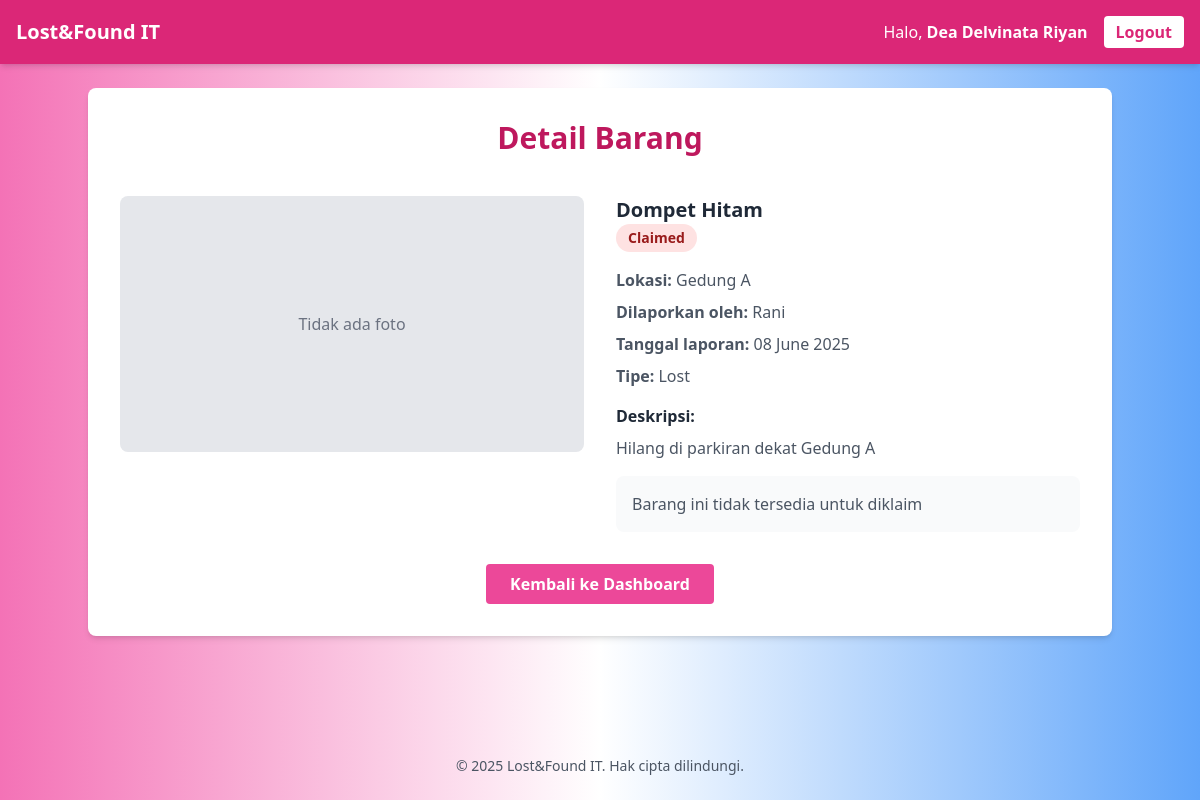
The app's page /item_detail.php?id=1 (signed in) with its own data.
### tables this page shows
CREATE TABLE `items` (
  `item_id` int(11) NOT NULL AUTO_INCREMENT,
  `user_id` int(11) NOT NULL,
  `title` varchar(100) NOT NULL,
  `description` text DEFAULT NULL,
  `type` enum('lost','found') NOT NULL,
  `photo` varchar(255) DEFAULT NULL,
  `location` varchar(100) DEFAULT NULL,
  `date_reported` date DEFAULT (CURRENT_DATE),
  `status` enum('available','claimed') DEFAULT 'available',
  PRIMARY KEY (`item_id`),
  KEY `user_id` (`user_id`),
  CONSTRAINT `items_ibfk_1` FOREIGN KEY (`user_id`) REFERENCES `users` (`user_id`)
);

CREATE TABLE `users` (
  `user_id` int(11) NOT NULL AUTO_INCREMENT,
  `name` varchar(100) NOT NULL,
  `email` varchar(100) NOT NULL,
  `password` varchar(255) NOT NULL,
  `role` varchar(10) DEFAULT 'user',
  PRIMARY KEY (`user_id`),
  UNIQUE KEY `email` (`email`)
);

### public/item_detail.php (the view, shortened to what this page needs)
<?php
require_once '../includes/db.php';
$item = null;
$has_claimed = false;
if (isset($_GET['id'])) {
    $item_id = (int)$_GET['id'];
    $stmt = $pdo->prepare("
        SELECT i.*, u.name as reporter_name
        FROM items i
        JOIN users u ON i.user_id = u.user_id
        WHERE i.item_id = ?
    ");
    $stmt->execute([$item_id]);
    $item = $stmt->fetch();
    if ($item) {
        $claim_stmt = $pdo->prepare("
            SELECT * FROM claims
            WHERE item_id = ? AND claimant_id = ?
        ");
        $claim_stmt->execute([$item_id, $_SESSION['user_id']]);
        $has_claimed = $claim_stmt->fetch() !== false;
    }
}
?>
<!DOCTYPE html>
<html lang="en" class="bg-gradient-to-r from-pink-400 via-white to-blue-400 min-h-screen">
<head>
    <script src="https://cdn.tailwindcss.com"></script>
</head>
<body class="min-h-screen flex flex-col">
    <?php include '../includes/header.php'; ?>
    <main class="flex-grow p-6 w-full">
        <?php if ($item): ?>
            <div class="bg-white p-8 rounded-lg shadow-md w-full max-w-5xl mx-auto">
                <h2 class="text-3xl font-extrabold text-center text-pink-700 mb-10">Detail Barang</h2>
                <div class="grid grid-cols-1 md:grid-cols-2 gap-8">
                    <div class="space-y-4">
                        <?php if ($item['photo']): ?>
                            <img src="get_image.php?path=<?= htmlspecialchars($item['photo']) ?>"
                                 alt="<?= htmlspecialchars($item['title']) ?>"
                                 class="w-full h-64 object-cover rounded-lg shadow-md">
                        <?php else: ?>
                            <div class="w-full h-64 bg-gray-200 rounded-lg flex items-center justify-center">
                                <span class="text-gray-500">Tidak ada foto</span>
                            </div>
                        <?php endif; ?>
                    </div>
                    <div class="space-y-4">
                        <div>
                            <h3 class="text-xl font-bold text-gray-800"><?= htmlspecialchars($item['title']) ?></h3>
                            <span class="inline-block px-3 py-1 rounded-full text-sm font-semibold
                                <?= $item['status'] === 'available' ? 'bg-green-100 text-green-800' : 'bg-red-100 text-red-800' ?>">
                                <?= ucfirst($item['status']) ?>
                            </span>
                        </div>
                        <div class="space-y-2">
                            <p class="text-gray-600">
                                <span class="font-semibold">Lokasi:</span>
                                <?= htmlspecialchars($item['location']) ?>
                            </p>
                            <p class="text-gray-600">
                                <span class="font-semibold">Dilaporkan oleh:</span>
                                <?= htmlspecialchars($item['reporter_name']) ?>
                            </p>
                            <p class="text-gray-600">
                                <span class="font-semibold">Tanggal laporan:</span>
                                <?= date('d F Y', strtotime($item['date_reported'])) ?>
                            </p>
                            <p class="text-gray-600">
                                <span class="font-semibold">Tipe:</span>
                                <?= ucfirst($item['type']) ?>
                            </p>
                        </div>
                        <div class="mt-4">
                            <h4 class="font-semibold text-gray-800 mb-2">Deskripsi:</h4>
                            <p class="text-gray-600"><?= nl2br(htmlspecialchars($item['description'])) ?></p>
                        </div>
                        <?php if ($has_claimed): ?>
                            <div class="mt-6 p-4 bg-blue-50 rounded-lg">
                                <p class="text-blue-800">
                                    <span class="font-semibold">Status Klaim:</span>
                                    Anda telah mengklaim barang ini
                                </p>
                            </div>
                        <?php else: ?>
                            <div class="mt-6 p-4 bg-gray-50 rounded-lg">
                                <p class="text-gray-600">
                                    Barang ini tidak tersedia untuk diklaim
                                </p>
                            </div>
                        <?php endif; ?>
                    </div>
                </div>
                <div class="mt-8 flex justify-center">
                    <a href="dashboard.php"
                       class="bg-pink-500 hover:bg-pink-600 text-white font-bold py-2 px-6 rounded transition duration-200">
                        Kembali ke Dashboard
                    </a>
                </div>
            </div>
        <?php endif; ?>
    </main>
    <?php include '../includes/footer.php'; ?>
</body>
</html>

### records on screen
items: title "Dompet Hitam", status "Claimed", location "Gedung A", user.name "Rani", date_reported "08 June 2025", type "Lost", description "Hilang di parkiran dekat Gedung A"

### other values on screen
$userName "Dea Delvinata Riyan"
